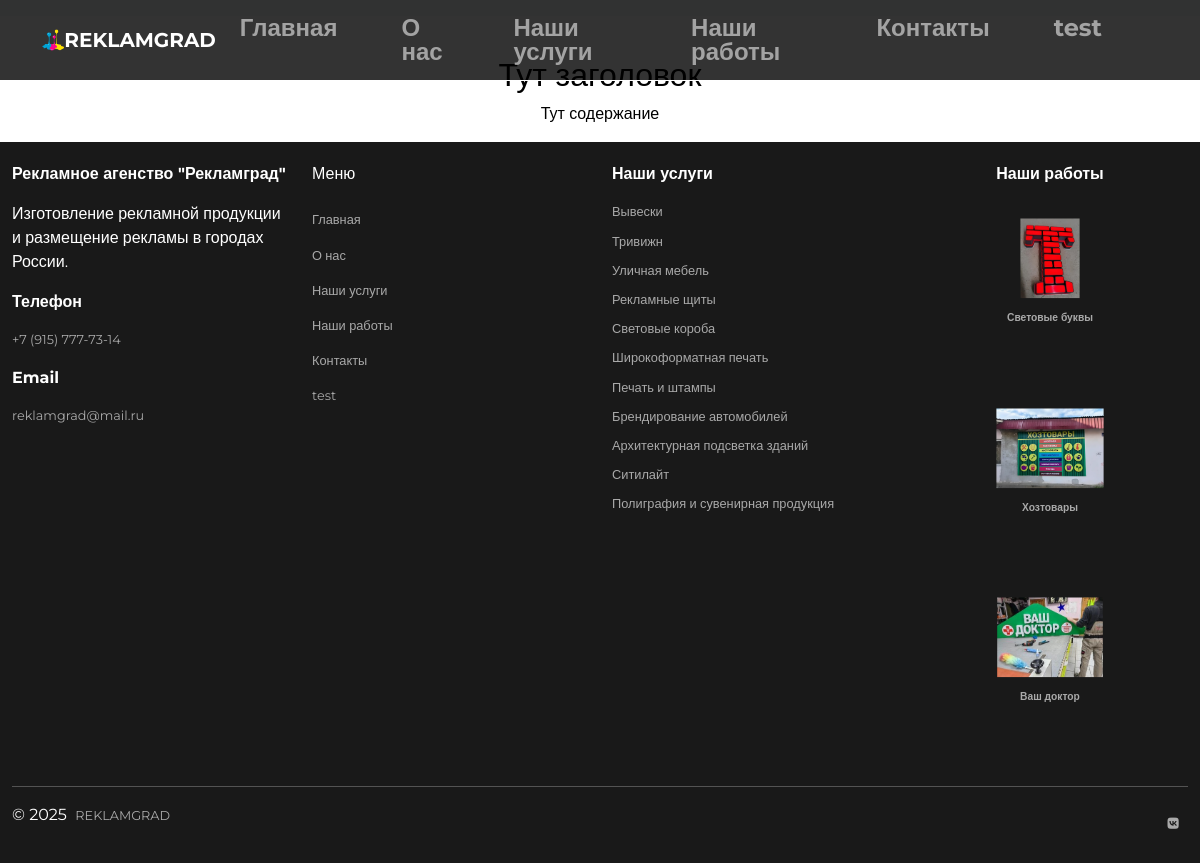
Page /test/ on the committed database.
### main/models.py (models this page shows, shortened)
class MenuItem(models.Model):
    title = models.CharField(max_length=100, verbose_name="Название")
    url = models.CharField(max_length=200, verbose_name="URL или якорь")
    order = models.PositiveIntegerField(default=0)  # Для сортировки
    class Meta:
        ordering = ['order']
        verbose_name = "Пункт навигационного меню"
        verbose_name_plural = "Пункты навигационного меню"

class StaticPage(models.Model):
    meta_title = CKEditor5Field(max_length=250, blank=True, verbose_name="Мета-заголовок")
    slug = models.SlugField(max_length=200, unique=True, verbose_name="URL")
    title = CKEditor5Field(max_length=250, verbose_name="Заголовок")
    content = CKEditor5Field(verbose_name="Содержание")
    created_at = models.DateTimeField(auto_now_add=True)
    updated_at = models.DateTimeField(auto_now=True)
    class Meta:
        verbose_name = "Статическая страница"
        verbose_name_plural = "Статические страницы"

class Footer(models.Model):
    company_title = CKEditor5Field(
        "Название компании",
        blank=True,
        null=True,
        default=''
    )
    company_description = CKEditor5Field(
        "Описание компании",
        blank=True,
        null=True
    )
    contact_phone_title = CKEditor5Field(
        "Заголовок телефона",
        blank=True,
        null=True,
        default=''
    )
    contact_phone = models.CharField(
        "Телефон",
        max_length=20,
        default=""
    )
    contact_email_title = CKEditor5Field(
        "Заголовок email",
        blank=True,
        null=True,
        default=''
    )
    contact_email = models.EmailField(
        "Email",
        default=""
    )
    menu_nav_title = CKEditor5Field(
        "Заголовок меню навигации",
        blank=True,
        null=True,
        default=''
    )
    menu_services_title = CKEditor5Field(
        "Заголовок меню услуг",
        blank=True,
        null=True,
        default=''
    )
    menu_works_title = CKEditor5Field(
        "Заголовок меню работ",
        blank=True,
        null=True,
        default=''
    )
    social_vk_url = models.URLField(
        "Ссылка VK",
        default="",
        blank=True
    )
    copyright_text = CKEditor5Field(
        "Текст копирайта",
        default=''
    )
    @classmethod
    def load(cls):
        obj, created = cls.objects.get_or_create(pk=1)
        return obj
    class Meta:
        verbose_name = "Футер"
        verbose_name_plural = "Футер"

class Service(models.Model):
    title = CKEditor5Field(max_length=200, verbose_name="Название услуги")
    description = CKEditor5Field(verbose_name="Описание", blank=True, default="")
    image = models.ImageField(upload_to='services/', verbose_name="Изображение")
    class Meta:
        verbose_name = "Данные об разделе Услуги"
        verbose_name_plural = "Данные об разделе Услуги"

class Work(models.Model):
    title = CKEditor5Field(max_length=200, verbose_name="Название работы")
    tip = CKEditor5Field(verbose_name="Тип работы", blank=True, null=True)
    description = CKEditor5Field(verbose_name="Описание", blank=True, default="")
    image = models.ImageField(upload_to='works/', verbose_name="Изображение")
    class Meta:
        verbose_name = "Данные об разделе Портфолио"
        verbose_name_plural = "Данные об разделе Портфолио"

### main/views.py (the view)
# urls.py: path('<slug:slug>/', views.static_page_view, name='static_page'),
def static_page_view(request, slug):
    try:
        page = StaticPage.objects.get(slug=slug)
    except StaticPage.DoesNotExist:
        raise Http404("Страница не найдена")
    context = {
        'page': page,
    }
    return render(request, 'main/static_page.html', context)

### main/context_processors.py (called while the page is built)
def common_context(request):
    return {
        'main_page': MainPage.objects.first(),
        'services': Service.objects.all(),
        'latest_works': Work.objects.all().order_by('id'),
        'menu_items': MenuItem.objects.all().order_by('order'),
        'footer': Footer.load(),
    }

### main/templates/main/static_page.html (shortened to what this page needs)
{% extends 'base.html' %}
{% block content %}
    {{ page.title |safe }}
        {{ page.content|safe }}
{% endblock %}

### main/templates/navbar.html (shortened to what this page needs)
{% load static %}
<html lang="ru">
<head>
    <link href="https://cdn.jsdelivr.net/npm/bootstrap@5.3.0/dist/css/bootstrap.min.css" rel="stylesheet">
    <link href="https://cdnjs.cloudflare.com/ajax/libs/font-awesome/6.0.0-beta3/css/all.min.css" rel="stylesheet">
    <link rel="stylesheet" href="{% static 'css/style.css' %}" />
</head>
<body>
<nav class="navbar navbar-expand-lg navbar-dark fixed-top">
        <div class="container">
            <img src="{% static 'uv2.png' %}" alt="Logo"><a class="navbar-brand" href="/">REKLAMGRAD</a>
            <div class="collapse navbar-collapse" id="navbarNav">
                <ul class="navbar-nav ms-auto">
                    {% for item in menu_items %}
                <li class="nav-item me-5">
                    <a class="nav-link" href="{{ item.url }}">
                    {{ item.title }}
                    </a>
                </li>
                    {% empty %}
                <li class="nav-item me-5">
                    <span class="text-warning">Нет пунктов меню!</span>
                </li>
                    {% endfor %}
                </ul>
            </div>
        </div>
    </nav>
</body>
</html>

### main/templates/footer.html (shortened to what this page needs)
{% load static %}
<html lang="ru">
<head>
    <link href="https://cdn.jsdelivr.net/npm/bootstrap@5.3.0/dist/css/bootstrap.min.css" rel="stylesheet">
    <link href="https://cdnjs.cloudflare.com/ajax/libs/font-awesome/6.0.0-beta3/css/all.min.css" rel="stylesheet">
    <link rel="stylesheet" href="{% static 'css/style.css' %}" />
</head>
<body>
<footer class="footer">
        <div class="container-fluid">
            <div class="row" style="display: flex; flex-wrap: wrap; justify-content: space-between;">
                <div class="col-md-3" id="inv">
                    {{ footer.company_title |safe }}
                    {{ footer.company_description |safe }}
                    <p>
                        {{ footer.contact_phone_title |safe }}
                        <a class="nav-link" href="tel:{{ footer.contact_phone }}">
                            {{ footer.contact_phone }}
                        </a>
                    </p>
                    <p>
                        {{ footer.contact_email_title |safe }}
                        <a class="nav-link" href="mailto:{{ footer.contact_email }}">
                            {{ footer.contact_email }}
                        </a>
                    </p>
                </div>
                <div class="col-md-3">
                {{ footer.menu_nav_title |safe }}
                <ul class="navbar-nav ms-auto">
                    {% for item in menu_items %}
                <li class="nav-item me-5">
                    <a class="nav-link" href="{{ item.url }}">
                    {{ item.title }}
                    </a>
                </li>
                    {% empty %}
                <li class="nav-item me-5">
                    <span class="text-warning">Нет пунктов меню!</span>
                </li>
                    {% endfor %}
                </ul>
                </div>
                <div class="col-md-3">
                    {{ footer.menu_services_title |safe }}
                    <ul class="footer-menu" style="padding-left: 0; list-style: none;">
                        {% if services %}
                            {% for service in services %}
                                <li class="nav-item">
                                    <a class="nav-link" href="{% url 'service_detail' object_id=service.id %}">
                                        {{ service.title|safe|striptags }}
                                    </a>
                                </li>
                            {% endfor %}
                        {% else %}
                            <li class="nav-item">
                                <span class="text-warning">Услуги временно недоступны</span>
                            </li>
                        {% endif %}
                    </ul>
                </div>
                <div class="col-md-3">
                    {{ footer.menu_works_title |safe }}
                    <div class="row">
                        {% if latest_works %}
                            {% for work in latest_works|slice:":3"  %}
                                <div class="col-md-12 mb-3">
                                    <div class="card">
                                        <a href="{% url 'work_detail' work.id %}">
                                            <img src="{{ work.image.url }}" class="card-img-top" alt="{{ work.title }}">
                                            <div class="card-body">
                                                <h6 class="card-title">{{ work.title|safe }}</h6>
                                            </div>
                                        </a>
                                    </div>
                                </div>
                            {% endfor %}
                        {% else %}
                            <p>Нет доступных работ.</p>
                        {% endif %}
                    </div>
                </div>
            </div>
            <hr>
            <div class="text-center">
                <div class="d-flex justify-content-between align-items-center">
                    <div class="text-center">{{ footer.copyright_text |safe }}</div>
                    <a href="{{ footer.social_vk_url }}" target="_blank" class="btn btn-icon " title="Мы в VK">
                        <i class="fab fa-vk"></i>
                    </a>
                </div>
            </div>
        </div>
    </footer>
</body>
</html>

### main/static/css/style.css (style rules this page uses)
body { font-family: 'Montserrat', sans-serif; animation: fadeIn 0.5s ease-in-out; }
.navbar { background: rgba(0, 0, 0, 0.8); font-size: 1.5rem; line-height: 100%; border-bottom: 1px solid white; font-weight: bold; z-index: 999; }
.navbar img { max-width: 2%; }
.card { border: none; box-shadow: 0 4px 8px rgba(0, 0, 0, 0.1); transition: transform 0.3s, box-shadow 0.3s; transform: scale(0.8); }
.card img { height: 200px; object-fit: cover; }
.btn-icon { padding: 5px; text-align: center; color: white; background-color: rgba(0, 0, 0, 0.0); width: 30px !important; height: 30px ; }
footer { background-color: rgba(0, 0, 0, 0.9); color: white; padding: 20px 0; }
.footer a { color: #A9A9A9; text-decoration: none; transition: color 0.3s; font-size: 0.8rem; width: 100%; }
.footer-menu a { font-size: 0.8rem; }
.footer .card { margin-bottom: 10px; background: transparent; border: none; box-shadow: none; }
.footer .card img { height: 100px; object-fit: contain; border-radius: 1px; }
.footer .card-title { color: #A9A9A9; font-size: 0.8rem; text-align: center; }
.footer-menu { display: block !important; list-style: none !important; padding-left: 0 !important; margin-bottom: 0 !important; }
.footer-menu .nav-item { margin-bottom: 10px !important; }
.footer-menu .nav-link { color: #A9A9A9 !important; text-decoration: none !important; transition: color 0.3s !important; font-size: 0.8rem !important; display: block !important; }
.row { display: flex; flex-wrap: wrap; }

### rows in the picture
MenuItem: title "Главная"
MenuItem: title "О нас"
MenuItem: title "Наши услуги"
MenuItem: title "Наши работы"
MenuItem: title "Контакты"
MenuItem: title "test"
StaticPage: title "Тут заголовок", content "Тут содержание"
Footer: company_title "Рекламное агенство \"Рекламград\"", company_description "Изготовление рекламной продукции и размещение рекламы в городах России.", contact_phone_title "Телефон", contact_phone "+7 (915) 777-73-14", contact_email_title "Email", contact_email "reklamgrad@mail.ru", menu_nav_title "Меню", menu_services_title "Наши услуги", menu_works_title "Наши работы", copyright_text "© 2025 REKLAMGRAD"
Service: title "Вывески"
Service: title "Тривижн"
Service: title "Уличная мебель"
Service: title "Рекламные щиты"
Service: title "Световые короба"
Service: title "Широкоформатная печать"
Service: title "Печать и штампы"
Service: title "Брендирование автомобилей"
Service: title "Архитектурная подсветка зданий"
Service: title "Ситилайт"
Service: title "Полиграфия и сувенирная продукция"
Work: image (picture), title "Световые буквы"
Work: image (picture), title "Хозтовары"
Work: image (picture), title "Ваш доктор"
